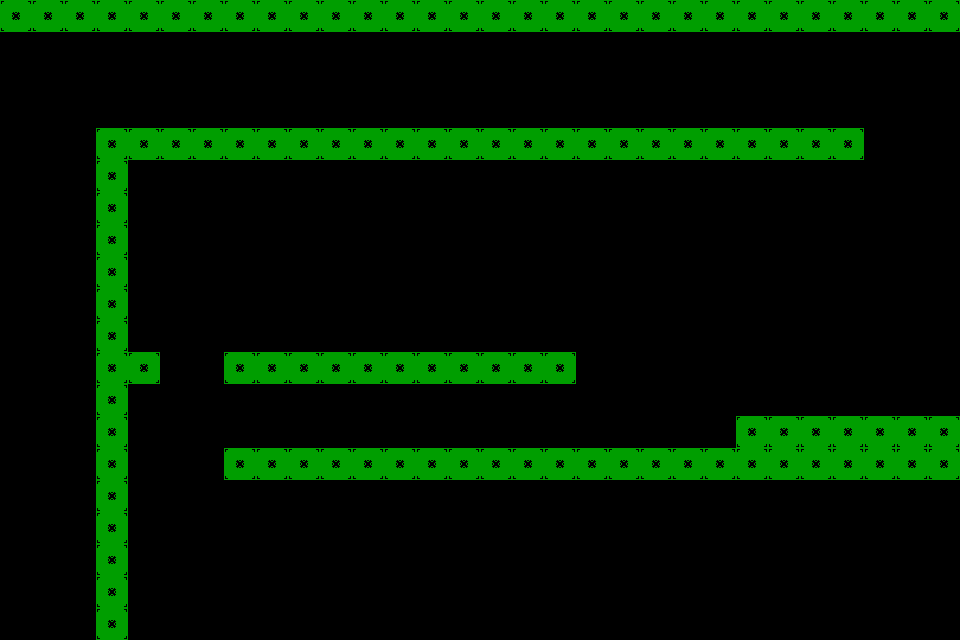

This is a level from a 2D game, rendered from its Tiled map with the project's own tilesets. A one-line summary and the complete map file follow:
An orthogonal 30x20 tile map with 32x32 px tiles, 1 tile layer (Layout) and 12 objects (6x Laser, Spawnpoint, FakeGoal, Trigger, InviSpike).

<map version="1.10" tiledversion="1.12.2" orientation="orthogonal" renderorder="right-down" width="30" height="20" tilewidth="32" tileheight="32" infinite="0" nextlayerid="3" nextobjectid="18">
 <editorsettings>
  <export target="../../../src/maps/sector5/level2.lua" format="lua" />
 </editorsettings>
 <tileset firstgid="1" name="Props" class="Saw" tilewidth="32" tileheight="32" tilecount="8" columns="0">
  <grid orientation="orthogonal" width="1" height="1" />
  <tile id="0" type="Tile">
   <image source="../../../src/assets/images/test.png" width="32" height="32" />
  </tile>
  <tile id="1" type="Placeholder">
   <image source="../../../src/assets/images/placeholder.png" width="32" height="32" />
  </tile>
  <tile id="3" type="Spike">
   <image source="../../../src/assets/images/spike.png" width="32" height="16" />
  </tile>
  <tile id="4" type="Goal">
   <image source="../../../src/assets/images/goal.png" width="32" height="32" />
  </tile>
  <tile id="5" type="Saw">
   <image source="../../../src/assets/images/saw.png" width="32" height="32" />
  </tile>
  <tile id="6" type="Spring">
   <image source="../../../src/assets/images/spring.png" width="32" height="32" />
  </tile>
  <tile id="7" type="Booster">
   <image source="../../../src/assets/images/booster.png" width="32" height="32" />
  </tile>
  <tile id="8" type="Laser">
   <image source="../../../src/assets/images/laser.png" width="32" height="32" />
  </tile>
 </tileset>
 <layer id="1" name="Layout" width="30" height="20">
  <data encoding="csv">
1,1,1,1,1,1,1,1,1,1,1,1,1,1,1,1,1,1,1,1,1,1,1,1,1,1,1,1,1,1,
0,0,0,0,0,0,0,0,0,0,0,0,0,0,0,0,0,0,0,0,0,0,0,0,0,0,0,0,0,0,
0,0,0,0,0,0,0,0,0,0,0,0,0,0,0,0,0,0,0,0,0,0,0,0,0,0,0,0,0,0,
0,0,0,0,0,0,0,0,0,0,0,0,0,0,0,0,0,0,0,0,0,0,0,0,0,0,0,0,0,0,
0,0,0,1,1,1,1,1,1,1,1,1,1,1,1,1,1,1,1,1,1,1,1,1,1,1,1,0,0,0,
0,0,0,1,0,0,0,0,0,0,0,0,0,0,0,0,0,0,0,0,0,0,0,0,0,0,0,0,0,0,
0,0,0,1,0,0,0,0,0,0,0,0,0,0,0,0,0,0,0,0,0,0,0,0,0,0,0,0,0,0,
0,0,0,1,0,0,0,0,0,0,0,0,0,0,0,0,0,0,0,0,0,0,0,0,0,0,0,0,0,0,
0,0,0,1,0,0,0,0,0,0,0,0,0,0,0,0,0,0,0,0,0,0,0,0,0,0,0,0,0,0,
0,0,0,1,0,0,0,0,0,0,0,0,0,0,0,0,0,0,0,0,0,0,0,0,0,0,0,0,0,0,
0,0,0,1,0,0,0,0,0,0,0,0,0,0,0,0,0,0,0,0,0,0,0,0,0,0,0,0,0,0,
0,0,0,1,1,0,0,1,1,1,1,1,1,1,1,1,1,1,0,0,0,0,0,0,0,0,0,0,0,0,
0,0,0,1,0,0,0,0,0,0,0,0,0,0,0,0,0,0,0,0,0,0,0,0,0,0,0,0,0,0,
0,0,0,1,0,0,0,0,0,0,0,0,0,0,0,0,0,0,0,0,0,0,0,1,1,1,1,1,1,1,
0,0,0,1,0,0,0,1,1,1,1,1,1,1,1,1,1,1,1,1,1,1,1,1,1,1,1,1,1,1,
0,0,0,1,0,0,0,0,0,0,0,0,0,0,0,0,0,0,0,0,0,0,0,0,0,0,0,0,0,0,
0,0,0,1,0,0,0,0,0,0,0,0,0,0,0,0,0,0,0,0,0,0,0,0,0,0,0,0,0,0,
0,0,0,1,0,0,0,0,0,0,0,0,0,0,0,0,0,0,0,0,0,0,0,0,0,0,0,0,0,0,
0,0,0,1,0,0,0,0,0,0,0,0,0,0,0,0,0,0,0,0,0,0,0,0,0,0,0,0,0,0,
0,0,0,1,0,0,0,0,0,0,0,0,0,0,0,0,0,0,0,0,0,0,0,0,0,0,0,0,0,0
</data>
 </layer>
 <objectgroup id="2" name="Objects">
  <object id="1" name="Spawnpoint" gid="2" x="32" y="640" width="32" height="32" />
  <object id="2" name="FakeGoal" gid="5" x="160" y="224" width="32" height="32">
   <properties>
    <property name="newX" type="int" value="896" />
    <property name="newY" type="int" value="512" />
    <property name="radius" type="int" value="48" />
   </properties>
  </object>
  <object id="8" name="Laser" gid="9" x="256" y="480" width="32" height="32">
   <properties>
    <property name="group" type="int" value="1" />
    <property name="intermiTime" type="int" value="1" />
   </properties>
  </object>
  <object id="9" name="Laser" gid="9" x="288" y="32" width="32" height="32">
   <properties>
    <property name="group" type="int" value="2" />
    <property name="intermiTime" type="int" value="1" />
    <property name="isDisabled" type="bool" value="true" />
   </properties>
  </object>
  <object id="10" name="Laser" gid="9" x="352" y="480" width="32" height="32">
   <properties>
    <property name="group" type="int" value="2" />
    <property name="intermiTime" type="int" value="1" />
    <property name="isDisabled" type="bool" value="true" />
   </properties>
  </object>
  <object id="11" name="Laser" gid="9" x="384" y="32" width="32" height="32">
   <properties>
    <property name="group" type="int" value="1" />
    <property name="intermiTime" type="int" value="1" />
   </properties>
  </object>
  <object id="12" name="Laser" gid="9" x="512" y="480" width="32" height="32">
   <properties>
    <property name="group" type="int" value="1" />
    <property name="intermiTime" type="int" value="1" />
   </properties>
  </object>
  <object id="13" name="Laser" gid="9" x="576" y="32" width="32" height="32">
   <properties>
    <property name="group" type="int" value="2" />
    <property name="intermiTime" type="int" value="1" />
    <property name="isDisabled" type="bool" value="true" />
   </properties>
  </object>
  <object id="14" name="Trigger" gid="2" x="640" y="320" width="32" height="32">
   <properties>
    <property name="id" value="movLasers" />
    <property name="radius" type="int" value="160" />
   </properties>
  </object>
  <object id="15" gid="2" x="896" y="512" width="32" height="32" />
  <object id="16" gid="2" x="448" y="160" width="32" height="32" />
  <object id="17" name="InviSpike" gid="4" x="864" y="496" width="32" height="16" rotation="180">
   <properties>
    <property name="radius" type="int" value="48" />
   </properties>
  </object>
 </objectgroup>
</map>
